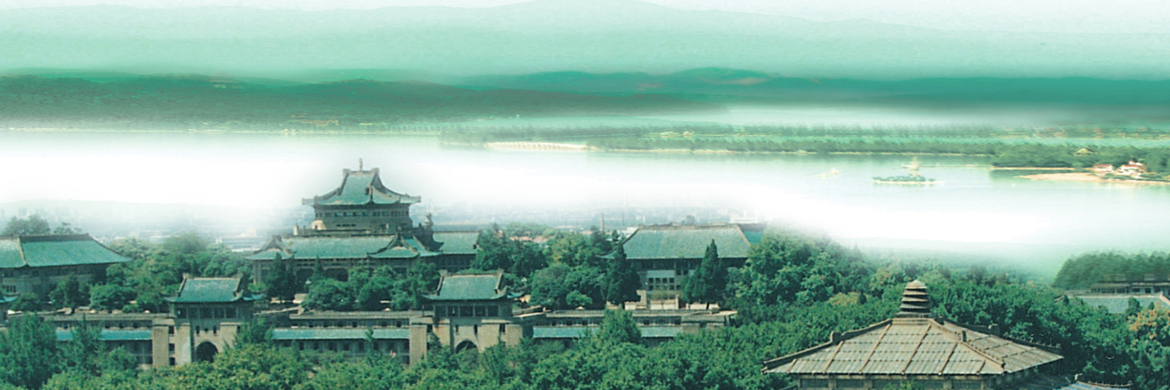
#> input picture lab1/4_dct/data/cover.png, 1170 x 390 px
$ python exp_4_3.py
#> lines starting #> are read from the running program, lines starting #| are printed output that depends on the picture
"""4.3：删除分块 DCT 高频系数，逆变换并观察图像质量。"""
from pathlib import Path

import matplotlib
matplotlib.use("Agg")
import matplotlib.pyplot as plt
import numpy as np
from PIL import Image
from scipy.fft import dctn, idctn

BASE = Path(__file__).resolve().parent
COVER = BASE / "data/cover.png"
OUTPUT = BASE / "output/4_3"
KEEP = [1, 3, 5, 8, 15]  # 保留零基频率坐标 u+v < keep 的系数。

image = np.array(Image.open(COVER).convert("L"))
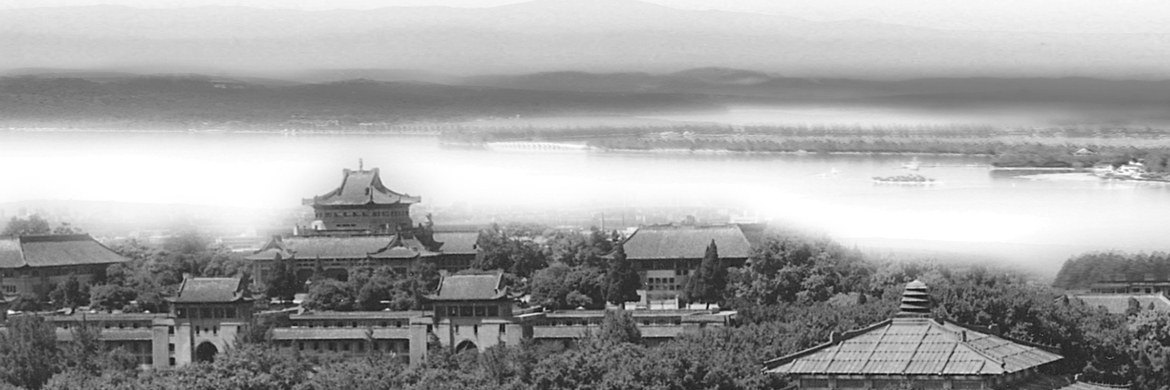
#> image: shape (390, 1170); min 9, max 255, mean 163.1
h, w = image.shape[0] // 8 * 8, image.shape[1] // 8 * 8
#> h = 384; w = 1168
if h == 0 or w == 0:
    raise ValueError("载体至少需要8×8像素。")
blocks = image[:h, :w].astype(float).reshape(h // 8, 8, w // 8, 8).transpose(0, 2, 1, 3)
coefficients = dctn(blocks - 128, axes=(-2, -1), norm="ortho")
OUTPUT.mkdir(parents=True, exist_ok=True)
items = [("Original", image)]
for keep in KEEP:
    mask = np.add.outer(np.arange(8), np.arange(8)) < keep
    restored_blocks = idctn(coefficients * mask, axes=(-2, -1), norm="ortho") + 128
    restored = image.copy()
    restored[:h, :w] = np.clip(np.rint(restored_blocks.transpose(0, 2, 1, 3).reshape(h, w)), 0, 255).astype(np.uint8)
    Image.fromarray(restored).save(OUTPUT / f"keep_{keep:02d}.png")
    items.append((f"Keep u+v < {keep}", restored))
#> this loop made 5 passes
#> pass 1, `Image.fromarray(restored).save(OUTPUT / f"keep_{keep:02d}.png")`:
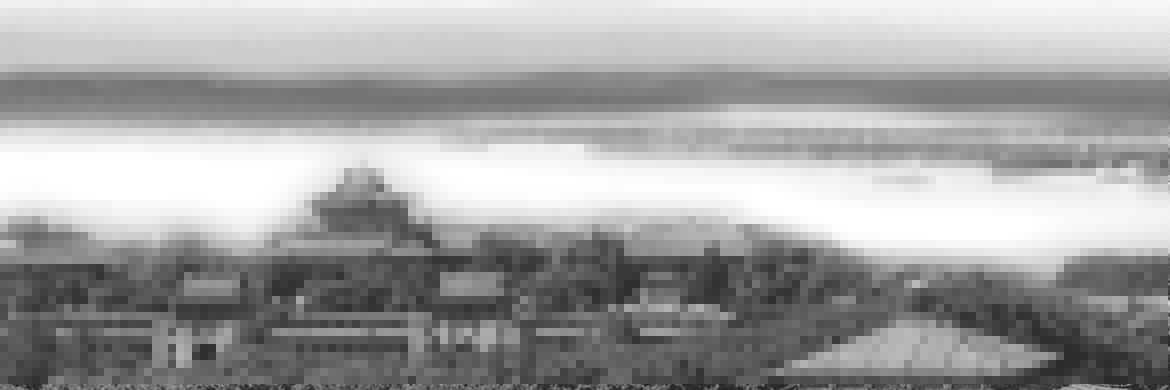
#> saved as keep_01.png: PIL image 1170x390 L; min 27, max 255, mean 163.1
#> after the loop, items = 6 items

fig, axes = plt.subplots(2, 3, figsize=(13, 6))
for ax, (title, result) in zip(axes.flat, items):
    ax.imshow(result, cmap="gray", vmin=0, vmax=255)
    ax.set_title(title)
    ax.axis("off")
#> this loop made 6 passes
#> title on passes 1 to 6: 'Original', 'Keep u+v < 1', 'Keep u+v < 3', 'Keep u+v < 5', 'Keep u+v < 8', 'Keep u+v < 15'
fig.tight_layout()
fig.savefig(OUTPUT / "comparison.png", dpi=150)
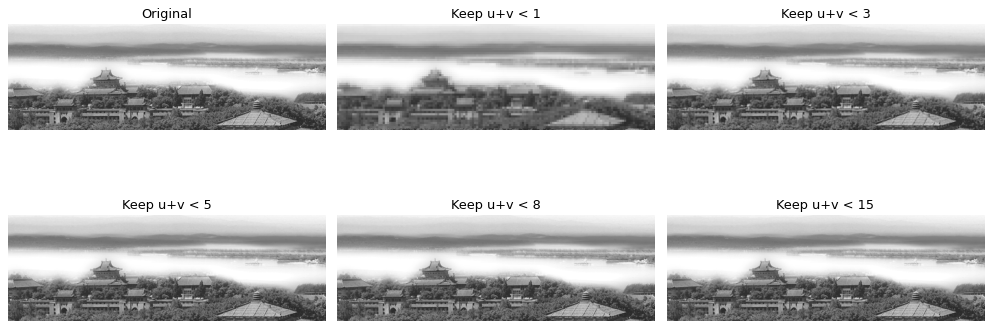
#> figure drawn by matplotlib, 6 panels
plt.close(fig)
print("保留的低频系数越少，图像通常越平滑，纹理和边缘细节损失越明显。")
print(f"4.3 结果：{OUTPUT}")
